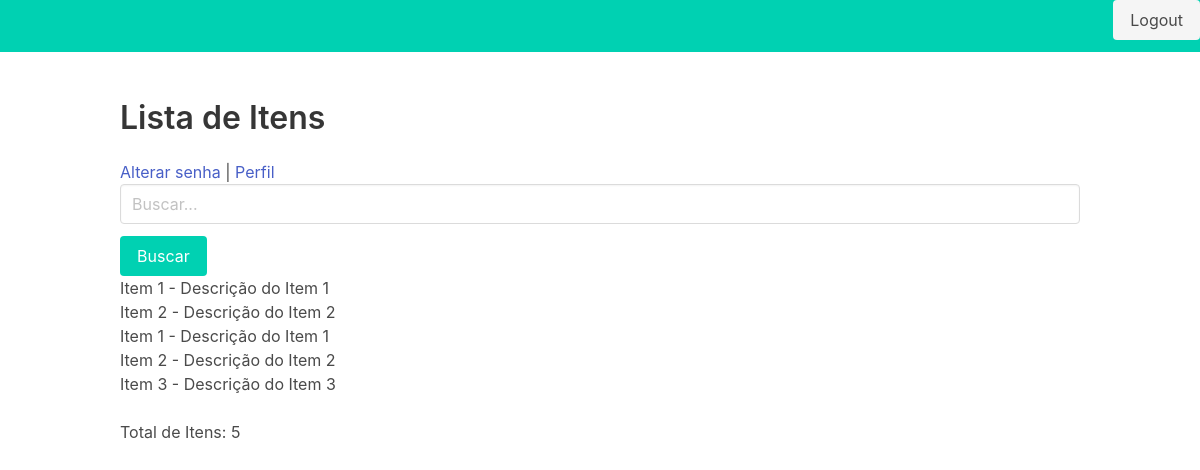
The app's page /items/ (signed in) with its own data.
### app/models.py (models this page shows, shortened)
class Item(models.Model):
    nome = models.CharField(max_length=255)
    descricao = models.TextField()

### app/views.py (the view)
# urls.py: path('items/', views.item_list_view, name='items'),
@login_required
def item_list_view(request):
    search_query = request.GET.get('search', '')
    if search_query:
        item_list = Item.objects.filter(nome__icontains=search_query)  # Filtra itens pelo nome
    else:
        item_list = Item.objects.all()
    paginator = Paginator(item_list, 10)  # Mostra 10 itens por página
    page_number = request.GET.get('page')
    items = paginator.get_page(page_number)
    total_items = item_list.count()  # Total de itens para exibição
    return render(request, 'items.html', {'items': items, 'total_items': total_items, 'search_query': search_query})

### app/templates/items.html (shortened to what this page needs)
{% extends 'base.html' %}
{% block content %}
    <h1 class="title">Lista de Itens</h1>
    <div>
        <a href="{% url 'change_password' %}">Alterar senha</a> |
        <a href="{% url 'profile' %}">Perfil</a>
    </div>
    <form method="GET">
        <div class="field">
            <div class="control">
                <input class="input" type="text" name="search" placeholder="Buscar..." value="{{ search_query }}">
            </div>
        </div>
        <div class="control">
            <button class="button is-primary" type="submit">Buscar</button>
        </div>
    </form>
    <ul>
        {% for item in items %}
            <li>{{ item.nome }} - {{ item.descricao }}</li>
        {% empty %}
            <li>Nenhum item encontrado.</li>
        {% endfor %}
    </ul>
    <p>Total de Itens: {{ total_items }}</p>
{% endblock %}

### records on screen
Item: nome "Item 1", descricao "Descrição do Item 1"
Item: nome "Item 2", descricao "Descrição do Item 2"
Item: nome "Item 1", descricao "Descrição do Item 1"
Item: nome "Item 2", descricao "Descrição do Item 2"
Item: nome "Item 3", descricao "Descrição do Item 3"

### other values on screen
{{ total_items }} "5"
